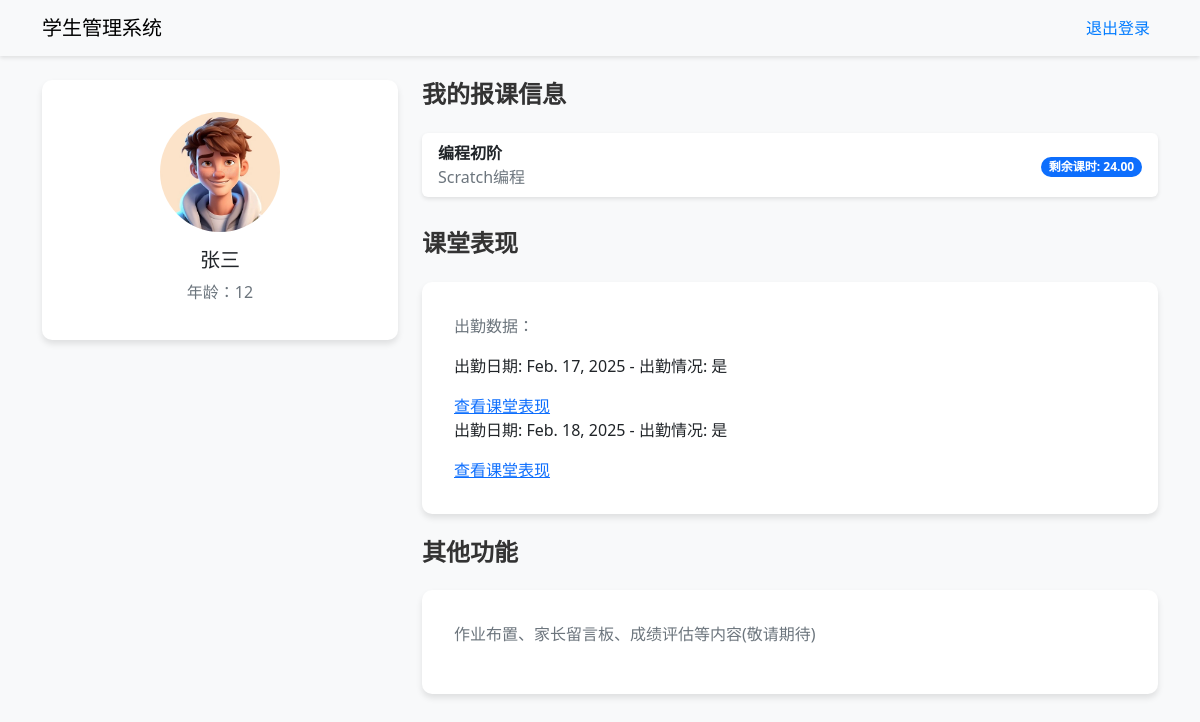
Screenshot of /home/ (signed in) with the database file from the repository.
### students/models.py (models this page shows, shortened)
class Student(models.Model):
    user = models.OneToOneField(User, on_delete=models.CASCADE, related_name='student_profile',null=True,blank=True)
    name = models.CharField(max_length=100, verbose_name="姓名")
    age = models.IntegerField(null=True, blank=True, verbose_name="年龄")
    phone = models.CharField(max_length=20, null=True, blank=True, verbose_name="电话")
    email = models.EmailField(null=True, blank=True, verbose_name="邮箱")
    avatar_url = models.ImageField(upload_to='avatars/', null=True, blank=True, verbose_name="头像",default="avatars/default_avatar.jpg")

class Enrollment(models.Model):
    student = models.ForeignKey(Student, on_delete=models.CASCADE, verbose_name="学生",related_name="enrollments")
    course = models.ForeignKey(Course, on_delete=models.CASCADE, verbose_name="课程")
    remaining_hours = models.DecimalField(
        max_digits=5,
        decimal_places=2,
        default=Decimal('0.00'),
        verbose_name="剩余课时"
    )
    def __str__(self):
        return f"{self.student.name} - {self.course.name}"

class Course(models.Model):
    name = models.CharField(max_length=100, verbose_name="课程名称")
    description = models.TextField(null=True, blank=True, verbose_name="课程描述")
    total_hours = models.DecimalField(
        max_digits=5,
        decimal_places=2,
        default=Decimal('0.00'),
        verbose_name="总课时数"
    )
    fixed_deduction = models.DecimalField(
        max_digits=3,  # 允许的数字总位数，比如最多 99.9
        decimal_places=1,  # 小数位精度，保留 1 位小数（可以改成 2）
        default=Decimal('1.0'),
        verbose_name="每次课扣除课时"
    )

class Attendance(models.Model):
    enrollment = models.ForeignKey(Enrollment, on_delete=models.CASCADE, verbose_name="报课记录",related_name="attendances")
    date = models.DateField(verbose_name="上课日期")
    is_present = models.BooleanField(default=True, verbose_name="是否出勤")

### students/views.py (the view)
# urls.py: path('home/', student_home, name='student_home'),
@login_required
def student_home(request):
    user = request.user
    student = getattr(user, 'student_profile', None)
    if not student:
        return render(request, 'students/no_student_profile.html')
    enrollments = request.user.student_profile.enrollments.all()
    context = {
        'student': student,
        'enrollments': enrollments,
    }
    print(f"en:{enrollments}")
    return render(request, 'students/student_home.html', context)

### templates/students/student_home.html (shortened to what this page needs)
<!DOCTYPE html>
<html lang="en">
<head>
  <link rel="stylesheet" href="https://cdn.jsdelivr.net/npm/bootstrap@5.3.0/dist/css/bootstrap.min.css">
</head>
<body>
  <nav class="navbar navbar-expand-lg navbar-light bg-light mb-4">
    <div class="container">
      <a class="navbar-brand" href="#">学生管理系统</a>
      <ul class="navbar-nav ms-auto">
        <li class="nav-item">
          <a class="nav-link" href="{% url 'logout' %}">退出登录</a>
        </li>
      </ul>
    </div>
  </nav>
  <div class="container">
    <div class="row">
      <div class="col-md-4 mb-4">
        <div class="card">
          <div class="card-body text-center">
            <img
              src="/media/{{student.avatar_url}}"
              class="rounded-circle mb-3"
              alt="学生头像"
            />
            <h5 class="mb-2">{{ student.name }}</h5>
            <p class="text-muted mb-1">年龄：{{ student.age }}</p>
          </div>
        </div>
      </div>
      <div class="col-md-8">
        <div class="mb-4">
          <h4>我的报课信息</h4>
          {% if enrollments %}
            <ul class="list-group">
              {% for enroll in enrollments %}
              <li class="list-group-item d-flex justify-content-between align-items-center">
                <div>
                  <strong>{{ enroll.course.name }}</strong><br>
                  <span class="text-muted">{{ enroll.course.description|default_if_none:"暂无描述" }}</span>
                </div>
                <div>
                  <span class="badge bg-primary rounded-pill">剩余课时: {{ enroll.remaining_hours }}</span>
                </div>
              </li>
              {% endfor %}
            </ul>
          {% else %}
            <p class="text-muted">你尚未报任何课程。</p>
          {% endif %}
        </div>
        <div class="mb-4">
          <h4>课堂表现</h4>
          <div class="card">
            <div class="card-body">
              <p class="text-muted">出勤数据：</p>
              {% for enrollment in enrollments %}
                {% for attendance in enrollment.attendances.all %}
                  <div>
                    <p>出勤日期: {{ attendance.date }} - 出勤情况: {% if attendance.is_present %}是{% else %}否{% endif %}</p>
                    <a href="{% url 'classroom_performance_detail' attendance.id %}">查看课堂表现</a>
                  </div>
                {% endfor %}
              {% endfor %}
            </div>
          </div>
        </div>
        <div class="mb-4">
          <h4>其他功能</h4>
          <div class="card">
            <div class="card-body">
              <p class="text-muted">作业布置、家长留言板、成绩评估等内容(敬请期待)</p>
            </div>
          </div>
        </div>
      </div>
    </div>
  </div>
</body>
</html>

### templates/students/student_home.html (style rules this page uses)
body { background-color: #f8f9fa; }
.navbar { box-shadow: 0 2px 4px rgba(0, 0, 0, 0.1); }
.card { border: none; border-radius: 10px; box-shadow: 0 4px 6px rgba(0, 0, 0, 0.1); }
.card-body { padding: 2rem; }
.rounded-circle { width: 120px; height: 120px; object-fit: cover; }
h4 { color: #333; font-weight: 600; margin-bottom: 1.5rem; }
.list-group-item { border: none; border-radius: 8px; margin-bottom: 0.5rem; box-shadow: 0 2px 4px rgba(0, 0, 0, 0.1); }
.text-muted { color: #6c757d !important; }
.nav-link { color: #007bff; font-weight: 500; }

### rows the page displays
Student: avatar_url (picture), name "张三", age "12"
Enrollment: course.name "编程初阶", course.description "Scratch编程", remaining_hours "24.00"
Attendance: date "Feb. 17, 2025", is_present "是"
Attendance: date "Feb. 18, 2025", is_present "是"
